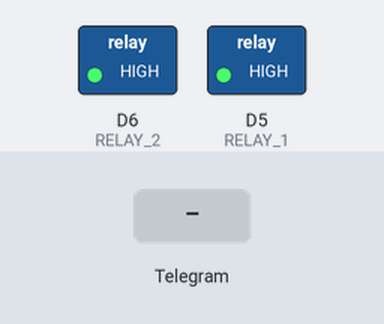
Simulated run of this sketch. Board: ESP8266 (NodeMCU). Shown: switched loads named in the sketch (green lamp = pin HIGH). Inputs (shaded band) come from the test bench. WiFi joins after 1.5 s; servers stay silent unless stated; the local clock reads 2024-03-15 10:24:30 at power-on unless the sketch sets it; EEPROM starts erased; not simulated (calls return 0 or success): secrets.h; what the sketch prints to the serial monitor is not drawn.

Above: at 3.7 s.
3.8 s: Telegram message "POWER ON 1" received
At 5.4 s:
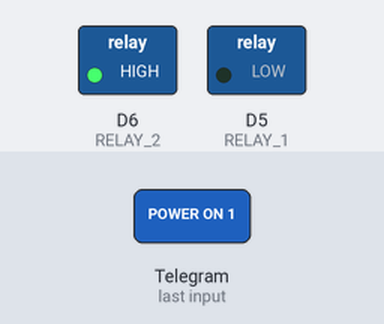
5.7 s: Telegram message "POWER ON 2" received
At 7.0 s:
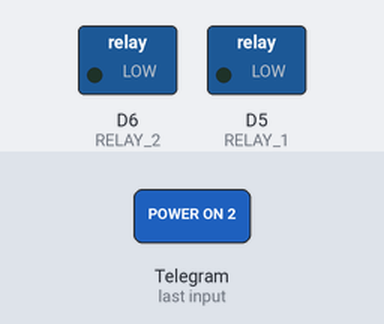
7.5 s: Telegram message "POWER OFF 1" received
At 8.4 s:
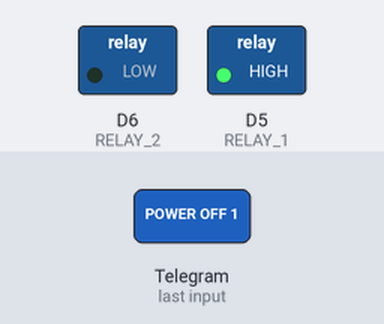
9.3 s: Telegram message "POWER OFF 2" received
At 11.0 s:
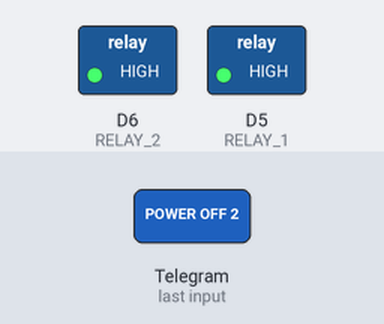
Timing chart, 0 to 12.1 s (numbered marks = the images above; inputs shaded):
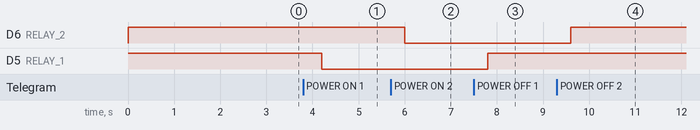

The sketch:

wifi_relay_telegram_timerson_timersoff_clock.ino
```cpp
/* WiFi STA Telegram */

#include <ESP8266WiFi.h>
#include <WiFiClientSecure.h>
#include <UniversalTelegramBot.h>
#include <Ticker.h>
#include <time.h>
#include <EEPROM.h>
#include "secrets.h"
#define RELAY_1 D5
#define RELAY_2 D6
#define EEPROM_ADDR 0

volatile bool flag_i = false;
volatile bool flag_ip = false;
bool timer1_on_active = false;
bool timer2_on_active = false;
bool timer1_off_active = false;
bool timer2_off_active = false;
volatile uint32_t clock_sec = 0;
uint32_t timer1_on = 0;
uint32_t timer2_on = 0;
uint32_t timer1_off = 0;
uint32_t timer2_off = 0;
uint32_t timer1_off_target = 0;
uint32_t timer2_off_target = 0;
uint32_t timer1_on_target = 0;
uint32_t timer2_on_target = 0;
volatile uint16_t count = 0;
volatile uint8_t clock_div = 0;
uint8_t t_s = 100;
String chat_id  = "";
String IP = "";
Ticker timer;

// Telegram bot client
WiFiClientSecure client_telegram;
UniversalTelegramBot bot(BOT_TOKEN, client_telegram);


// --------------------------
// Telegram
// --------------------------
void send_ReplyKeyboard() {
  String keyboard ="[[\"POWER ON 1\",\"POWER ON 2\"],[\"TIMER 1 ON\",\"TIMER 2 ON\"],[\"TIMER 1 OFF\",\"TIMER 2 OFF\"],[\"POWER OFF 1\",\"POWER OFF 2\"],[\"STATUS\"]]";
  bot.sendMessageWithReplyKeyboard(chat_id, "Control panel", "", keyboard, true, false, false);
}

void send_Timer1OffKeyboard() {
  String kb = "[[\"+1 MIN (T1 OFF)\",\"+10 MIN (T1 OFF)\"],[\"+1 HOUR (T1 OFF)\",\"TURN OFF (T1 OFF)\"],[\"+10 HOURS (T1 OFF)\",\"BACK\"]]";
  bot.sendMessageWithReplyKeyboard(chat_id, "Timer panel", "", kb, true, false, false);
}

void send_Timer2OffKeyboard() {
  String kb = "[[\"+1 MIN (T2 OFF)\",\"+10 MIN (T2 OFF)\"],[\"+1 HOUR (T2 OFF)\",\"TURN OFF (T2 OFF)\"],[\"+10 HOURS (T2 OFF)\",\"BACK\"]]";
  bot.sendMessageWithReplyKeyboard(chat_id, "Timer panel", "", kb, true, false, false);
}

void send_Timer1OnKeyboard() {
  String kb = "[[\"+1 MIN (T1 ON)\",\"+10 MIN (T1 ON)\"],[\"+1 HOUR (T1 ON)\",\"TURN OFF (T1 ON)\"],[\"+10 HOURS (T1 ON)\",\"BACK\"]]";
  bot.sendMessageWithReplyKeyboard(chat_id, "Timer panel", "", kb, true, false, false);
}

void send_Timer2OnKeyboard() {
  String kb = "[[\"+1 MIN (T2 ON)\",\"+10 MIN (T2 ON)\"],[\"+1 HOUR (T2 ON)\",\"TURN OFF (T2 ON)\"],[\"+10 HOURS (T2 ON)\",\"BACK\"]]";
  bot.sendMessageWithReplyKeyboard(chat_id, "Timer panel", "", kb, true, false, false);
}

void addTimer(bool &active, uint32_t &timer_sec, uint32_t &target, uint32_t amount_sec, void (*action)()) {
  if(!active) timer_sec = amount_sec;
  else       timer_sec += amount_sec;
  saveTargets();

  target = timer_sec%86400;
  active = true;
  action();
}

void stopTimer(bool &active, uint32_t &timer_sec, const char* msg) {
  active    = false;
  timer_sec = 0;
  bot.sendMessage(chat_id, msg, "");
}

void checkTimer(bool &active, uint32_t &timer_sec, uint32_t &target, void (*action)(), const char* msg) {
  if (!active) return;

  if (clock_sec >= target && clock_sec < target+15) {
    action();
    bot.sendMessage(chat_id, msg, "");
  }
}

String formatTime(uint32_t target) {
  if (!target) return "--:--";

  uint32_t h = target/3600;
  uint32_t m = (target%3600)/60;

  char buffer[6];
  sprintf(buffer, "%02u:%02u", h, m);
  return String(buffer);
}

void check_telegram(){
  uint8_t num = bot.getUpdates(bot.last_message_received +1);
  if (num == 0) return;

  for (uint8_t i = 0; i < num; i++) {
    chat_id              = bot.messages[i].chat_id;
    String telegram_data = bot.messages[i].text;

    if (!flag_ip) {
      bot.sendMessage(chat_id, "WiFi connected IP " +IP, "");
      flag_ip = true;
    }

    // ====== MAIN KEYBOARD ======
    if (telegram_data == "/start") send_ReplyKeyboard();
    if (telegram_data == "POWER ON 1") activateRelay1();
    if (telegram_data == "POWER ON 2") activateRelay2();
    if (telegram_data == "POWER OFF 1") disableRelay1();
    if (telegram_data == "POWER OFF 2") disableRelay2();
    if (telegram_data == "STATUS") statusRelays();

    // ====== TIMER KEYBOARDS ======
    if (telegram_data == "TIMER 1 OFF") send_Timer1OffKeyboard();
    if (telegram_data == "TIMER 2 OFF") send_Timer2OffKeyboard();
    if (telegram_data == "TIMER 1 ON") send_Timer1OnKeyboard();
    if (telegram_data == "TIMER 2 ON") send_Timer2OnKeyboard();
    if (telegram_data == "BACK") send_ReplyKeyboard();

    // ====== TIMER 1 OFF ======
    if (telegram_data == "+1 MIN (T1 OFF)")  addTimer(timer1_off_active, timer1_off, timer1_off_target, 60, activateRelay1);
    if (telegram_data == "+10 MIN (T1 OFF)") addTimer(timer1_off_active, timer1_off, timer1_off_target, 600, activateRelay1);
    if (telegram_data == "+1 HOUR (T1 OFF)") addTimer(timer1_off_active, timer1_off, timer1_off_target, 3600, activateRelay1);
    if (telegram_data == "+10 HOURS (T1 OFF)") addTimer(timer1_off_active, timer1_off, timer1_off_target, 36000, activateRelay1);
    if (telegram_data == "TURN OFF (T1 OFF)") stopTimer(timer1_off_active, timer1_off, "Timer 1 OFF stopped.");

    // ====== TIMER 2 OFF ======
    if (telegram_data == "+1 MIN (T2 OFF)")  addTimer(timer2_off_active, timer2_off, timer2_off_target, 60, activateRelay2);
    if (telegram_data == "+10 MIN (T2 OFF)") addTimer(timer2_off_active, timer2_off, timer2_off_target, 600, activateRelay2);
    if (telegram_data == "+1 HOUR (T2 OFF)") addTimer(timer2_off_active, timer2_off, timer2_off_target, 3600, activateRelay2);
    if (telegram_data == "+10 HOURS (T2 OFF)") addTimer(timer2_off_active, timer2_off, timer2_off_target, 36000, activateRelay2);
    if (telegram_data == "TURN OFF (T2 OFF)") stopTimer(timer2_off_active, timer2_off, "Timer 2 OFF stopped.");

    // ====== TIMER 1 ON ======
    if (telegram_data == "+1 MIN (T1 ON)") addTimer(timer1_on_active, timer1_on, timer1_on_target, 60, disableRelay1);
    if (telegram_data == "+10 MIN (T1 ON)") addTimer(timer1_on_active, timer1_on, timer1_on_target, 600, disableRelay1);
    if (telegram_data == "+1 HOUR (T1 ON)") addTimer(timer1_on_active, timer1_on, timer1_on_target, 3600, disableRelay1);
    if (telegram_data == "+10 HOURS (T1 ON)") addTimer(timer1_on_active, timer1_on, timer1_on_target, 36000, disableRelay1);
    if (telegram_data == "TURN OFF (T1 ON)") stopTimer(timer1_on_active, timer1_on, "Timer 1 ON stopped");

    // ====== TIMER 2 ON ======
    if (telegram_data == "+1 MIN (T2 ON)") addTimer(timer2_on_active, timer2_on, timer2_on_target, 60, disableRelay2);
    if (telegram_data == "+10 MIN (T2 ON)") addTimer(timer2_on_active, timer2_on, timer2_on_target, 600, disableRelay2);
    if (telegram_data == "+1 HOUR (T2 ON)") addTimer(timer2_on_active, timer2_on, timer2_on_target, 3600, disableRelay2);
    if (telegram_data == "+10 HOURS (T2 ON)") addTimer(timer2_on_active, timer2_on, timer2_on_target, 36000, disableRelay2);
    if (telegram_data == "TURN OFF (T2 ON)") stopTimer(timer2_on_active, timer2_on, "Timer 2 ON stopped");
  }
}


// --------------------------
// Relays
// --------------------------
void activateRelay1() {
  if (digitalRead(RELAY_1) == LOW) return;
  digitalWrite(RELAY_1, LOW);
  bot.sendMessage(chat_id, "Relay 1 ON", "");
}

void activateRelay2() {
  if (digitalRead(RELAY_2) == LOW) return;
  digitalWrite(RELAY_2, LOW);
  bot.sendMessage(chat_id, "Relay 2 ON", "");
}

void disableRelay1() {
  if (digitalRead(RELAY_1) == HIGH) return;
  digitalWrite(RELAY_1, HIGH);
  bot.sendMessage(chat_id, "Relay 1 OFF", "");
}

void disableRelay2() {
  if (digitalRead(RELAY_2) == HIGH) return;
  digitalWrite(RELAY_2, HIGH);
  bot.sendMessage(chat_id, "Relay 2 OFF", "");
}

void statusRelays() {
  String msg = "Relay 1 " +String(digitalRead(RELAY_1) == LOW ? "ON" : "OFF") +" | Timer ON at " +formatTime(timer1_on_target) +" | Timer OFF at "+formatTime(timer1_off_target);
  msg     += "\nRelay 2 " +String(digitalRead(RELAY_2) == LOW ? "ON" : "OFF") +" | Timer ON at " +formatTime(timer2_on_target) +" | Timer OFF at "+formatTime(timer2_off_target);
  bot.sendMessage(chat_id, msg, "");
}

void ICACHE_RAM_ATTR Timer_ISR() {
  flag_i = true;

  clock_div++;
  if (clock_div >= 10){
    clock_div = 0;
    clock_sec ++;
  }
  if(clock_sec >= 86400) clock_sec = 0;
}

void syncClock() {
  // UTC-3
  configTime(-3*3600, 0, "pool.ntp.org");

  time_t now = time(nullptr);
  while (now < 100000) {
    delay(200);
    now = time(nullptr);
  }

  struct tm*t = localtime(&now);
  clock_sec = t->tm_hour*3600 +t->tm_min*60 +t->tm_sec;
  Serial.println("[Clock] NTP synchronized. ✔");
}

void saveTargets() {
  EEPROM.put(0,  timer1_on_target);
  EEPROM.put(4,  timer2_on_target);
  EEPROM.put(8,  timer1_off_target);
  EEPROM.put(12, timer2_off_target);
  EEPROM.commit();
}

void loadTargets() {
  EEPROM.get(0,  timer1_on_target);
  EEPROM.get(4,  timer2_on_target);
  EEPROM.get(8,  timer1_off_target);
  EEPROM.get(12, timer2_off_target);
}


// --------------------------
// Setup and Main
// --------------------------
void setup() {
  EEPROM.begin(64);
  loadTargets();

  Serial.begin(115200);
  timer.attach_ms(t_s, Timer_ISR);

  pinMode(RELAY_1, OUTPUT);
  pinMode(RELAY_2, OUTPUT);
  digitalWrite(RELAY_1, HIGH);
  digitalWrite(RELAY_2, HIGH);

  // connect to WiFi
  WiFi.begin(HOME_SSID, HOME_PASSWORD);
  WiFi.setAutoReconnect(true);
  while (WiFi.status() != WL_CONNECTED){
    delay(1000);
  }
  Serial.println("[WiFi] Connected. ✔");
  IP = WiFi.localIP().toString();

  // Telegram client
  client_telegram.setInsecure();
  client_telegram.setBufferSizes(4096, 4096);
  if (client_telegram.connect("api.telegram.org", 443)) {
    Serial.println("[Telegram] Connected. ✔");
    bot.getUpdates(-1);
    bot.last_message_received = 0;
  } else {
    Serial.println("[Telegram] Failed to connect. ❌");
  }

  // NTP time
  syncClock();
}

void loop() {
  if (flag_i) {
    flag_i = false;
    count ++;

    if (!client_telegram.connected()) client_telegram.connect("api.telegram.org", 443);

    if (count >= 5){
      count = 0;

      // ===== CHECK TIMERS =====
      checkTimer(timer1_off_active, timer1_off, timer1_off_target, disableRelay1, "Timer 1 OFF finished");
      checkTimer(timer2_off_active, timer2_off, timer2_off_target, disableRelay2, "Timer 2 OFF finished");
      checkTimer(timer1_on_active, timer1_on, timer1_on_target, activateRelay1, "Timer 1 ON finished");
      checkTimer(timer2_on_active, timer2_on, timer2_on_target, activateRelay2, "Timer 2 ON finished");

      // ===== CHECK TELEGRAM =====
      check_telegram();
    }
  }
}
```

Measured:
- after the input at 3.8 s, D5 (RELAY_1): HIGH → LOW after 0.40 s
- after the input at 5.7 s, D6 (RELAY_2): HIGH → LOW after 0.30 s
- after the input at 7.5 s, D5 (RELAY_1): LOW → HIGH after 0.30 s
- after the input at 9.3 s, D6 (RELAY_2): LOW → HIGH after 0.30 s
